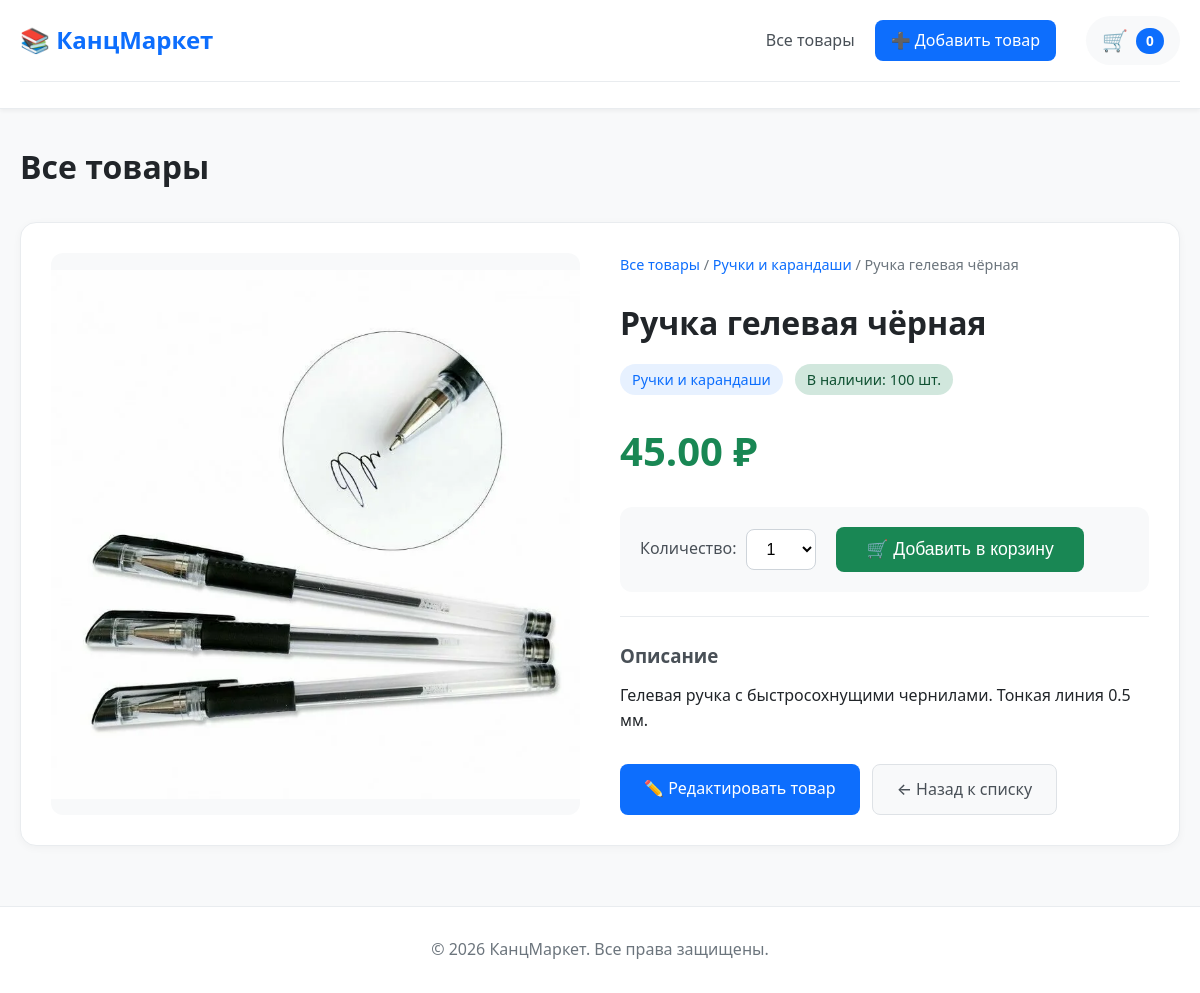
Page /product/gel-pen-black/ on the committed database.
### store/models.py (models this page shows, shortened)
class Product(models.Model):
    category = models.ForeignKey(Category, on_delete=models.CASCADE, verbose_name="Категория")
    name = models.CharField(max_length=200, verbose_name="Название товара")
    slug = models.SlugField(max_length=200, unique=True, verbose_name="URL")
    description = models.TextField(blank=True, verbose_name="Описание")
    price = models.DecimalField(max_digits=10, decimal_places=2, verbose_name="Цена")
    stock = models.PositiveIntegerField(default=0, verbose_name="Количество на складе")
    image = models.ImageField(upload_to='products/', blank=True, null=True, verbose_name="Изображение")
    available = models.BooleanField(default=True, verbose_name="Доступен")
    created = models.DateTimeField(auto_now_add=True)
    updated = models.DateTimeField(auto_now=True)
    class Meta:
        verbose_name = "Товар"
        verbose_name_plural = "Товары"
        ordering = ['name']

class Category(models.Model):
    name = models.CharField(max_length=100, verbose_name="Название категории")
    slug = models.SlugField(max_length=100, unique=True, verbose_name="URL")
    class Meta:
        verbose_name = "Категория"
        verbose_name_plural = "Категории"

### store/views.py (the view)
# urls.py: path('product/<slug:slug>/', views.ProductDetailView.as_view(), name='product_detail'),
class ProductDetailView(DetailView):
    model = Product
    template_name = 'store/product_detail.html'
    context_object_name = 'product'

### cart/cart.py (called while the page is built)
    def __len__(self):
        return sum(item['quantity'] for item in self.cart.values())

### cart/context_processors.py (called while the page is built)
def cart(request):
    return {'cart': Cart(request)}

### store/templates/store/product_detail.html (shortened to what this page needs)
{% extends 'store/base.html' %}
{% block content %}
<div class="product-detail">
    <div class="product-detail-grid">
        <div class="product-detail-image">
            {% if product.image %}
                <img src="{{ product.image.url }}" alt="{{ product.name }}">
            {% else %}
                <div class="no-image-large">📦 Изображение отсутствует</div>
            {% endif %}
        </div>
        <div class="product-detail-info">
            <div class="breadcrumbs">
                <a href="{% url 'product_list' %}">Все товары</a> /
                <a href="{% url 'product_list_by_category' product.category.slug %}">{{ product.category.name }}</a> /
                <span>{{ product.name }}</span>
            </div>
            <h1>{{ product.name }}</h1>
            <div class="product-meta">
                <span class="category-badge">{{ product.category.name }}</span>
                <span class="stock-badge {% if product.stock == 0 %}out{% endif %}">
                    {% if product.stock > 0 %}
                        В наличии: {{ product.stock }} шт.
                    {% else %}
                        Нет в наличии
                    {% endif %}
                </span>
            </div>
            <div class="price-block">
                <span class="price">{{ product.price }} ₽</span>
            </div>
            <div class="add-to-cart-section">
    <form method="post" action="{% url 'cart:cart_add' product.id %}" class="detail-add-form">
        <div class="quantity-selector">
            <label for="quantity">Количество:</label>
            <select name="quantity" id="quantity">
                {% for i in "12345678910" %}
                <option value="{{ forloop.counter }}">{{ forloop.counter }}</option>
                {% endfor %}
            </select>
        </div>
        <button type="submit" class="btn-add-to-cart-large">🛒 Добавить в корзину</button>
    </form>
</div>
            <div class="description">
                <h3>Описание</h3>
                {{ product.description|linebreaks|default:"Описание пока не добавлено." }}
            </div>
            <div class="detail-actions">
                <a href="{% url 'product_edit' product.slug %}" class="btn-edit">✏️ Редактировать товар</a>
                <a href="{% url 'product_list' %}" class="btn-back">← Назад к списку</a>
            </div>
        </div>
    </div>
</div>
{% endblock %}

### store/static/store/style.css (style rules this page uses)
* { margin: 0; padding: 0; box-sizing: border-box; }
body { font-family: 'Segoe UI', -apple-system, BlinkMacSystemFont, Roboto, Arial, sans-serif; background-color: #f8f9fa; color: #212529; line-height: 1.6; }
.price { font-size: 1.4rem; font-weight: bold; color: #198754; margin: 8px 0; }
.product-detail { background: white; border-radius: 16px; padding: 30px; box-shadow: 0 2px 8px rgba(0,0,0,0.04); border: 1px solid #e9ecef; }
.product-detail-grid { display: grid; grid-template-columns: 1fr 1fr; gap: 40px; }
.product-detail-image { background: #f8f9fa; border-radius: 12px; overflow: hidden; min-height: 400px; display: flex; align-items: center; justify-content: center; }
.product-detail-image img { width: 100%; height: auto; object-fit: contain; }
.breadcrumbs { margin-bottom: 20px; color: #6c757d; font-size: 0.9rem; }
.breadcrumbs a { color: #0d6efd; text-decoration: none; }
.product-detail-info h1 { font-size: 2rem; margin-bottom: 16px; }
.product-meta { display: flex; gap: 12px; margin-bottom: 20px; }
.category-badge { background: #e7f1ff; color: #0d6efd; padding: 4px 12px; border-radius: 20px; font-size: 0.9rem; }
.stock-badge { background: #d1e7dd; color: #0f5132; padding: 4px 12px; border-radius: 20px; font-size: 0.9rem; }
.price-block { margin: 24px 0; }
.price-block .price { font-size: 2.5rem; font-weight: bold; color: #198754; }
.description { margin: 24px 0; padding-top: 24px; border-top: 1px solid #e9ecef; }
.description h3 { margin-bottom: 12px; color: #495057; }
.detail-actions { margin-top: 30px; display: flex; gap: 12px; }
.btn-edit, .btn-back, .btn-submit, .btn-cancel { padding: 12px 24px; border-radius: 8px; text-decoration: none; font-weight: 500; display: inline-block; border: none; cursor: pointer; font-size: 1rem; }
.btn-edit, .btn-submit { background: #0d6efd; color: white; }
.btn-back, .btn-cancel { background: #f8f9fa; color: #495057; border: 1px solid #dee2e6; }
.add-to-cart-section { margin: 24px 0; padding: 20px; background: #f8f9fa; border-radius: 12px; }
.detail-add-form { display: flex; align-items: center; gap: 20px; flex-wrap: wrap; }
.quantity-selector { display: flex; align-items: center; gap: 10px; }
.quantity-selector label { font-weight: 500; color: #495057; }
.quantity-selector select { padding: 10px 15px; border: 1px solid #ced4da; border-radius: 8px; font-size: 1rem; background: white; cursor: pointer; }
.btn-add-to-cart-large { padding: 12px 30px; background: #198754; color: white; border: none; border-radius: 8px; font-size: 1.1rem; font-weight: 500; cursor: pointer; transition: background 0.2s; }

### rows in the picture
Product: image (picture), category.name "Ручки и карандаши", name "Ручка гелевая чёрная", stock "100", price "45.00", description "Гелевая ручка с быстросохнущими чернилами. Тонкая линия 0.5 мм."

### other values in the picture
{{ cart|length }} "0"
form field quantity "1"
